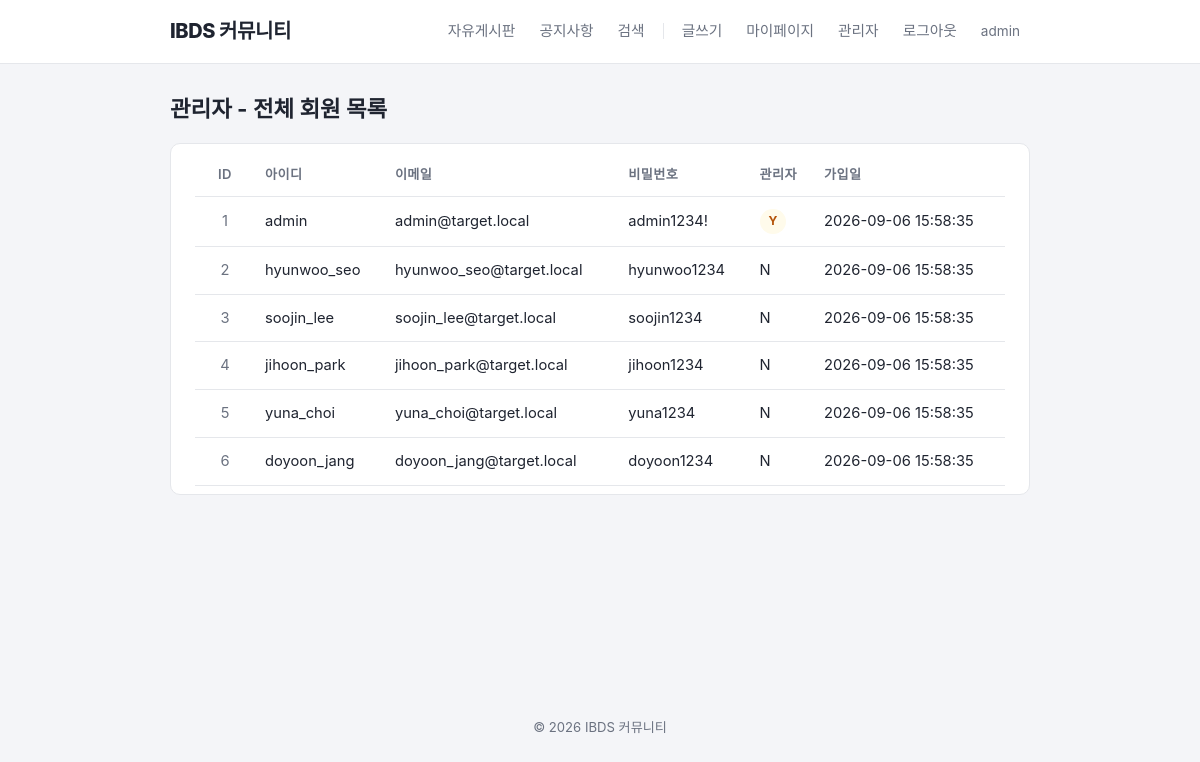
The page /admin/users.php (signed in) on the database its author committed.
### tables this page shows
CREATE TABLE users (
  id INT AUTO_INCREMENT PRIMARY KEY,
  username VARCHAR(50) NOT NULL UNIQUE,
  password VARCHAR(255) NOT NULL,
  email VARCHAR(100) NOT NULL,
  nickname VARCHAR(50) NOT NULL,
  bio TEXT NULL DEFAULT NULL,
  is_admin TINYINT(1) NOT NULL DEFAULT 0,
  created_at DATETIME NOT NULL DEFAULT CURRENT_TIMESTAMP
);

### src/admin/users.php (the view, shortened to what this page needs)
<?php
require_once __DIR__ . '/../config/db.php';
require __DIR__ . '/../includes/header.php';
$result = mysqli_query($conn, 'SELECT id, username, email, password, is_admin, created_at FROM users ORDER BY id ASC');
?>
<h2 class="page-title">관리자 - 전체 회원 목록</h2>
<div class="card" style="padding:8px 24px;">
<table class="board-table">
<tr><th class="num">ID</th><th>아이디</th><th>이메일</th><th>비밀번호</th><th>관리자</th><th>가입일</th></tr>
<?php while ($row = mysqli_fetch_assoc($result)): ?>
<tr>
  <td class="num"><?php echo (int) $row['id']; ?></td>
  <td><?php echo htmlspecialchars($row['username'], ENT_QUOTES); ?></td>
  <td><?php echo htmlspecialchars($row['email'], ENT_QUOTES); ?></td>
  <td><?php echo htmlspecialchars($row['password'], ENT_QUOTES); ?></td>
  <td><?php echo $row['is_admin'] ? '<span class="badge badge-notice">Y</span>' : 'N'; ?></td>
  <td><?php echo htmlspecialchars($row['created_at'], ENT_QUOTES); ?></td>
</tr>
<?php endwhile; ?>
</table>
</div>
<?php require __DIR__ . '/../includes/footer.php'; ?>

### src/includes/header.php (shortened to what this page needs)
<?php
$logged_in = isset($_SESSION['user_id']);
?>
<!doctype html>
<html lang="ko">
<head>
<link rel="stylesheet" href="/assets/css/style.css">
</head>
<body>
<header class="site-header">
<div class="inner">
<a class="brand" href="/index.php">IBDS 커뮤니티</a>
<nav class="main-nav">
<a href="/board/list.php?category=free">자유게시판</a>
<a href="/board/list.php?category=notice">공지사항</a>
<a href="/search.php">검색</a>
<?php if ($logged_in): ?>
<a href="/board/write.php">글쓰기</a>
<a href="/mypage.php">마이페이지</a>
<?php if (!empty($_SESSION['is_admin'])): ?>
<a href="/admin/users.php">관리자</a>
<?php endif; ?>
<a href="/logout.php">로그아웃</a>
<span class="user-chip"><?php echo htmlspecialchars($_SESSION['username'] ?? '', ENT_QUOTES); ?></span>
<?php else: ?>
<a href="/login.php">로그인</a>
<a href="/register.php">회원가입</a>
<?php endif; ?>
</nav>
</div>
</header>
<main class="container">

### src/includes/footer.php
</main>
<footer class="site-footer">
<p>&copy; 2026 IBDS 커뮤니티</p>
</footer>
</body>
</html>

### src/assets/css/style.css (style rules this page uses)
:root { --bg: #f4f5f8; --surface: #ffffff; --text: #1f2430; --muted: #6b7280; --border: #e5e7eb; --primary: #4f46e5; --primary-hover: #4338ca; --primary-soft: #eef2ff; --danger: #dc2626; --danger-bg: #fef2f2; --success: #16a34a; --success-bg: #f0fdf4; --notice: #b45309; --notice-bg: #fffbeb; --free: #2563eb; --free-bg: #eff6ff; --radius: 10px; }
* { box-sizing: border-box; }
html, body { height: 100%; }
body { margin: 0; background: var(--bg); color: var(--text); font-family: "Noto Sans KR", "Pretendard", -apple-system, "Segoe UI", system-ui, sans-serif; line-height: 1.55; display: flex; flex-direction: column; min-height: 100vh; }
a { color: var(--primary); text-decoration: none; }
.site-header { background: var(--surface); border-bottom: 1px solid var(--border); position: sticky; top: 0; z-index: 10; }
.site-header .inner { max-width: 900px; margin: 0 auto; padding: 14px 20px; display: flex; align-items: center; justify-content: space-between; flex-wrap: wrap; gap: 10px; }
.brand { font-size: 1.25rem; font-weight: 800; color: var(--text); letter-spacing: -0.02em; }
nav.main-nav { display: flex; align-items: center; gap: 4px; flex-wrap: wrap; }
nav.main-nav a { color: var(--muted); font-size: 0.92rem; font-weight: 500; padding: 6px 10px; border-radius: 999px; }
.user-chip { font-size: 0.85rem; color: var(--muted); padding: 6px 10px; }
main.container { flex: 1; width: 100%; max-width: 900px; margin: 28px auto; padding: 0 20px 60px; }
h2.page-title { font-size: 1.4rem; font-weight: 700; margin: 0 0 16px; }
.card { background: var(--surface); border: 1px solid var(--border); border-radius: var(--radius); padding: 24px; }
table.board-table { width: 100%; border-collapse: collapse; }
.board-table th, .board-table td { padding: 12px 10px; border-bottom: 1px solid var(--border); text-align: left; font-size: 0.92rem; }
.board-table th { color: var(--muted); font-weight: 600; font-size: 0.82rem; text-transform: uppercase; letter-spacing: 0.03em; }
.board-table td.num, .board-table th.num { text-align: center; color: var(--muted); width: 60px; }
.badge { display: inline-block; padding: 3px 9px; border-radius: 999px; font-size: 0.76rem; font-weight: 700; }
.badge-notice { background: var(--notice-bg); color: var(--notice); }
.site-footer { flex-shrink: 0; text-align: center; color: var(--muted); font-size: 0.82rem; padding: 30px 20px 50px; }

### rows shown on the page
users: id "1", username "admin", email "admin@target.local", password "admin1234!", is_admin "Y", created_at "2026-09-06 15:58:35"
users: id "2", username "hyunwoo_seo", email "hyunwoo_seo@target.local", password "hyunwoo1234", is_admin "N", created_at "2026-09-06 15:58:35"
users: id "3", username "soojin_lee", email "soojin_lee@target.local", password "soojin1234", is_admin "N", created_at "2026-09-06 15:58:35"
users: id "4", username "jihoon_park", email "jihoon_park@target.local", password "jihoon1234", is_admin "N", created_at "2026-09-06 15:58:35"
users: id "5", username "yuna_choi", email "yuna_choi@target.local", password "yuna1234", is_admin "N", created_at "2026-09-06 15:58:35"
users: id "6", username "doyoon_jang", email "doyoon_jang@target.local", password "doyoon1234", is_admin "N", created_at "2026-09-06 15:58:35"

### other values the page prints
$_SESSION['username'] "admin"
